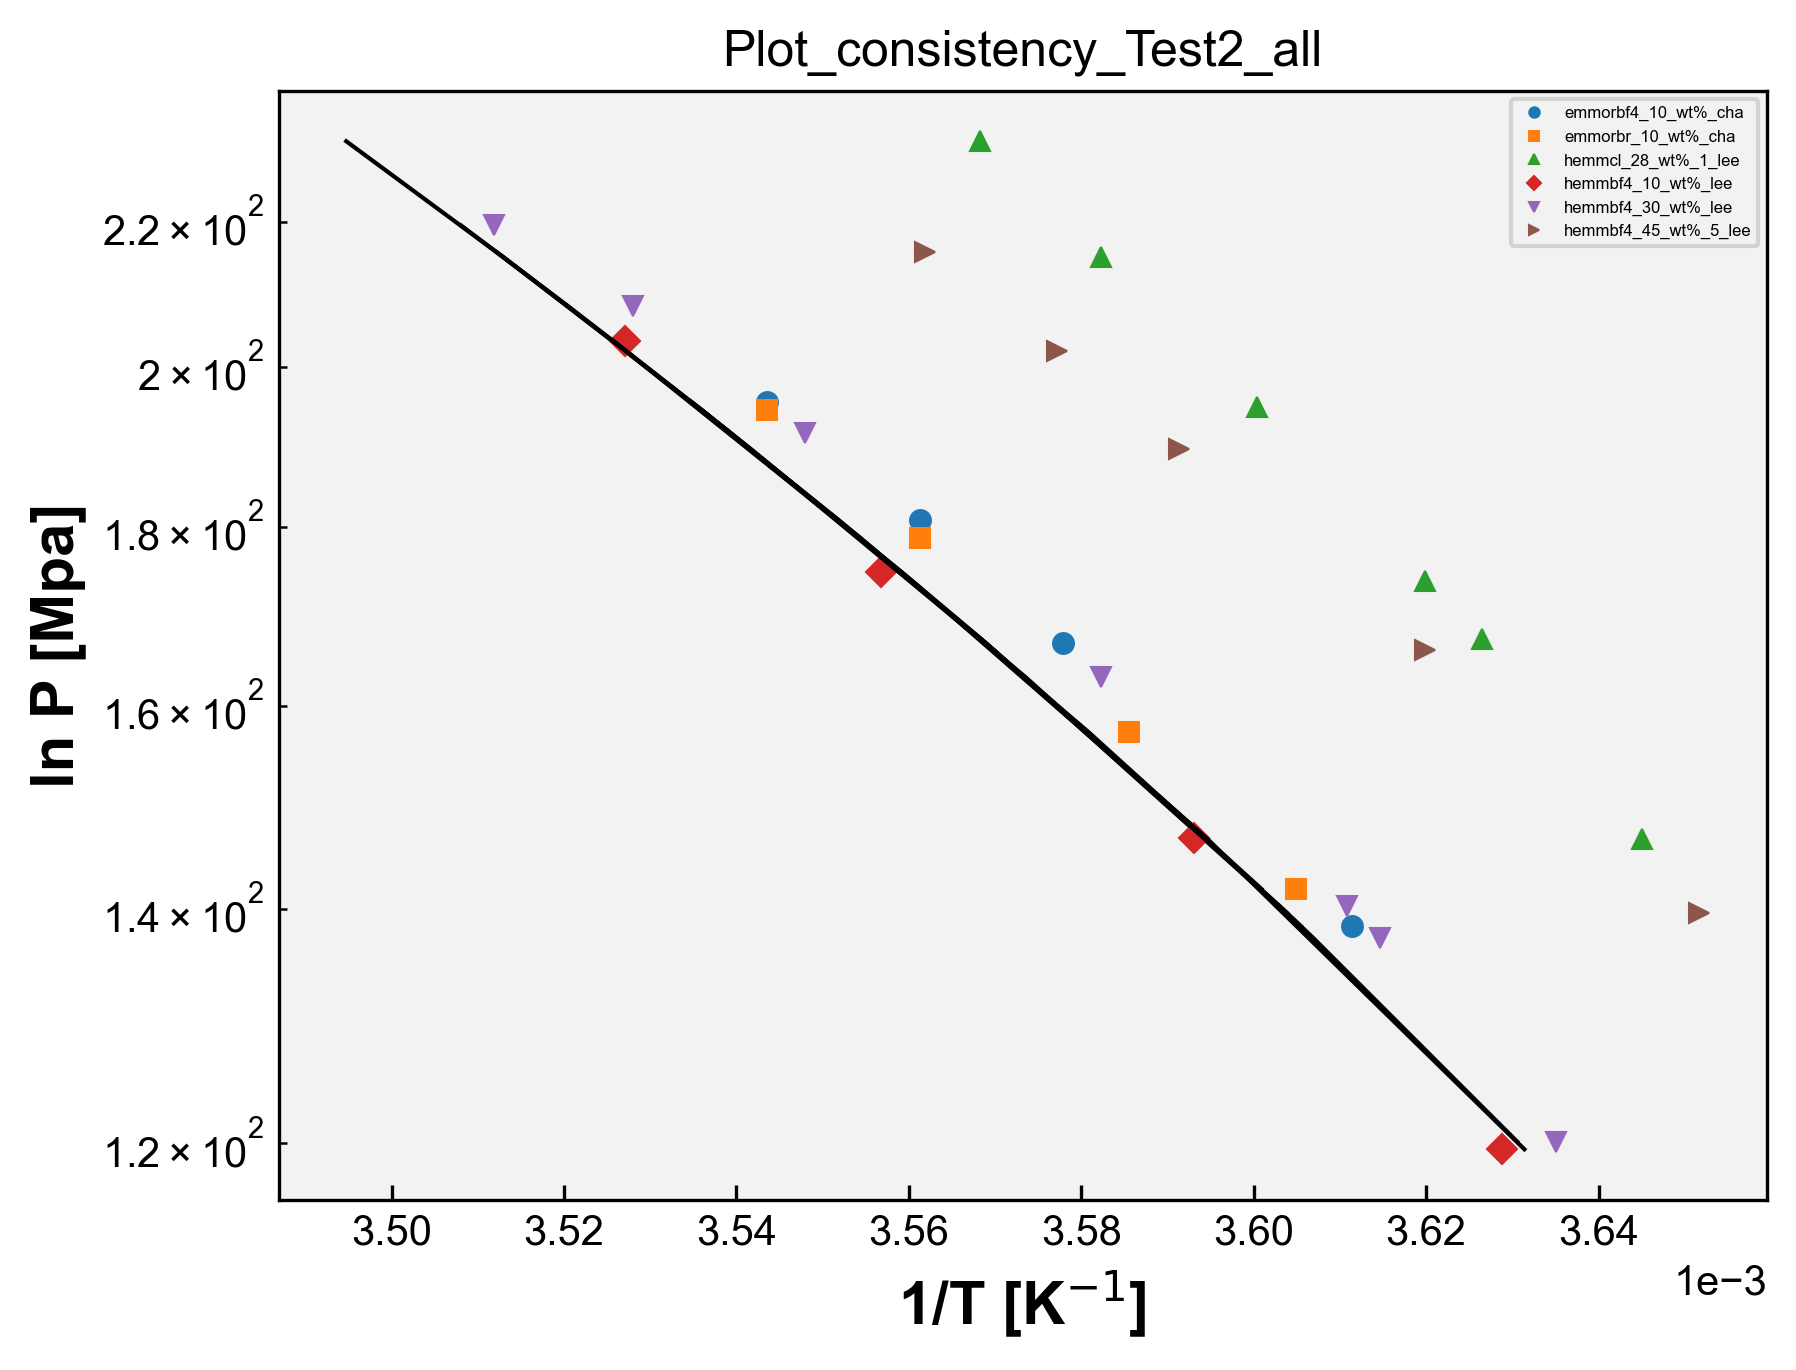

Python code for this plot:
# Plot_consistency -  Morpholinium - Todos os Sistemas
import matplotlib.pyplot as plt
import matplotlib
from matplotlib.font_manager import FontProperties
from matplotlib.ticker import ScalarFormatter
import pandas as pd
import numpy as np
import openpyxl
import os

matplotlib.rcParams['font.family'] = "Arial"  # change the default font # mudança da fonte
matplotlib.rcParams[
    'xtick.direction'] = 'in'  # change the ticks direction # mudança da direção dos marcadores ao longo dos eixos de um gráfico que indicam valores específicos
matplotlib.rcParams['ytick.direction'] = 'in'
font = FontProperties()  # cria uma instância de propriedades de fontes, tamanho, estilo e família
font.set_family('sans-serif')  # 'serif', 'sans-serif', 'cursive', 'fantasy', or 'monospace' # família da fonte
font.set_name('Arial')  # nome da fonte
font.set_weight(
    'bold')  # 'ultralight', 'light', 'normal', 'regular', 'book', 'medium', 'roman', 'semibold', 'demibold', 'demi', 'bold', 'heavy', 'extra bold', 'black' # peso da fonte
font.set_style('normal')  # 'normal', 'italic' or 'oblique' # estilo da fonte, negrito, itálico, normal, etc
font.set_size('x-large')  # xx-small', 'x-small', 'small', 'medium', 'large', 'x-large', 'xx-large' # tamanho da fonte
plt.rcParams['figure.dpi'] = 300  # resolução padrão para as figuras exibidas na tela
plt.rcParams['savefig.dpi'] = 300  # resolução padrão para as figuras salvas em arquivos PNG, PDF ou SVG
opt = {'fillstyle': 'full', 'markersize': 5,
       'markeredgewidth': 0.5}  # aparência dos marcadores, fillstyle: full - estilo de preenchimento markersize: 5 - tamanho do marcador markeredgewidth: 0.5 largura da borda do marcador
plt.rcParams['figure.facecolor'] = (1.0, 1.0, 1.0, 0.0)  # cor de fundo da figura como transparente
plt.rcParams['axes.facecolor'] = '0.95'  # cor de fundo dos eixos como uma tonalidade de cinza claro
# plt.rcParams['figure.figsize'] = (4,4) # tamanho da figura padrão em polegadas


caminho_arquivo = 'Morpholinium  - Todos os Sistemas.xlsx'  # caminho do arquivo
wb = openpyxl.load_workbook(
    caminho_arquivo)  # ler dados de abas individuais do arquivo Excel sem abrir e fechar repetidamente, mantém aberto. Mais eficiente se você precisa ler dados de várias abas do arquivo. Lista com os nomes de todas as abas do arquivo Excel.
# load_workbook é a função usada para carregar o arquvio Excel

dados_coluna_O_array = []  # matriz para guardar os dados da coluna O de todas as sheet
dados_coluna_P_array = []  # matriz para guardar os dados da coluna P de todas as sheet
dados_coluna_Q_array = []  # matriz para guardar os dados da coluna Q de todas as sheet

nomes_abas = []

for i in wb.sheetnames:  # para i dentro da lista wb com os nomes de todas as abas
    nome_aba = wb[i]  # obtém o nome da aba na posição i na lista wb, que contém os nomes de todas as abas
    nome_aba_split = nome_aba.title.split(
        "_")  # nome_aba é o nome completo da aba. nome_aba.title converte o nome da aba para o formato de título. split("_ ") divide o nome da aba em duas partes usando o caractere "_ "
    if len(nome_aba_split) > 2:  # se o nome da aba contiver mais de duas partes
        nome_aba_split.insert(2, "wt%")  # insere wt% entre a segunda e a terceira partes do nome da aba
        nome_aba_final = "_".join(nome_aba_split)  # junta as partes do nome da aba de volta com "_"
        print('nome_aba_final', nome_aba_final)
        nomes_abas.append(nome_aba_final)  # adiciona o nome modificado _a lista de nomes das abas
    else:
        nomes_abas.append(
            nome_aba.title)  # nome da aba não tiver mais de duas partes, adiciona o nome completo da aba à lista nomes_abas (usada na legenda)

    dados_coluna_O = []  # abre uma lista para os dados da coluna O da sheet
    dados_coluna_P = []  # abre uma lista para os dados da coluna P da sheet
    dados_coluna_Q = []  # abre uma lista para os dados da coluna Q da sheet

    for j in nome_aba.iter_rows(min_row=2,
                                values_only=True):  # iter_rows: permite iterar sobre as linhas dessa aba # min_row=2: especifica a primeira linha a ser considerada, nesse caso, começa na segunda linha, pois a primeira linha geralmente contém os cabeçalhos das colunas # values_only=True: indica que queremos obter apenas os valores das células, sem incluir informações adicionais como formatação, fórmulas ou estilos.
        dados_coluna_O.append(j[14])
        dados_coluna_P.append(j[15])
        dados_coluna_Q.append(j[16])

    for k in range(len(dados_coluna_O)):
        if dados_coluna_O[k] is not None:
            dados_coluna_O[k] = dados_coluna_O[k] * 10 ** 2
    dados_coluna_O_array.append(dados_coluna_O)
    dados_coluna_P_array.append(dados_coluna_P)
    dados_coluna_Q_array.append(dados_coluna_Q)

print('dados_O', dados_coluna_O_array)
print('dados_P', dados_coluna_P_array)
print('dados_Q', dados_coluna_Q_array)

# Plotagem dos dados:

symbols = ['o', 's', '^', 'D', 'v', '>', '<', 'P', 'X', 'H', '*', 'h', '+', 'x', '|', '_', '1', '2', '3', '4', 'p', ',',
           '.', '8', 'p', 'd', 'D', '|', '_', '$...$']
# Exemplos de símbolos

# Vetor de cores
colors = ['#1f77b4', '#ff7f0e', '#2ca02c', '#d62728', '#9467bd', '#8c564b', '#e377c2', '#7f7f7f', '#bcbd22', '#17becf',
          '#aec7e8', '#ffbb78', '#98df8a', '#ff9896', '#c5b0d5', '#c49c94', '#f7b6d2', '#c7c7c7', '#dbdb8d', '#9edae5',
          '#393b79', '#5254a3', '#6b6ecf', '#9c9ede', '#637939', '#8ca252', '#b5cf6b', '#cedb9c', '#8c6d31', '#bd9e39',
          '#e7ba52', '#e7cb94', '#843c39', '#ad494a', '#d6616b', '#e7969c', '#7b4173', '#a55194', '#ce6dbd', '#de9ed6']

lines = []

for i in range(len(dados_coluna_O_array)):
    y = dados_coluna_O_array[i]
    x = dados_coluna_P_array[i]
    x2 = dados_coluna_Q_array[i]
    print('x', x)
    print('y', y)
    print('x2', x2)
    symbol = symbols[i]
    color = colors[i]
    line1, = plt.plot(x, y, marker=symbol, markersize=opt['markersize'], markeredgewidth=opt['markeredgewidth'],
                      fillstyle=opt['fillstyle'], color=color, linestyle='none',
                      label=nomes_abas[i])  # lines armazenam as linhas geradas pelos plots
    line2, = plt.plot(x2, y, color='black', linestyle='-', linewidth=1)

    lines.append(line1)

plt.gca().set_yscale('log')
plt.gca().yaxis.set_major_formatter(ScalarFormatter(useOffset=True))
plt.ticklabel_format(axis='x', style='sci', scilimits=(0, 0))  # eixo x em notação científica
plt.legend(handles=lines, loc='upper right', fontsize=4,
           markerscale=0.5)  # cria a legenda usando as linhas armazenadas na lista
plt.xlabel('1/T [K$^{-1}$]', fontproperties=font)
plt.ylabel('ln P [Mpa]', fontproperties=font)
# plt.legend(loc="upper left")

nome_arquivo_python = os.path.basename(__file__)  # obter o nome do arquivo python atual
nome_arquivo_sem_extensao = os.path.splitext(nome_arquivo_python)[
    0]  # obter o nome do arquivo sem extensão # [0] vai acessar o primeiro elemento da tupla retornado por path.splitext

plt.title(nome_arquivo_sem_extensao)

plt.savefig(f'{nome_arquivo_sem_extensao}.png', format='png', bbox_inches='tight',
            dpi=300, transparent=False)
plt.show()
